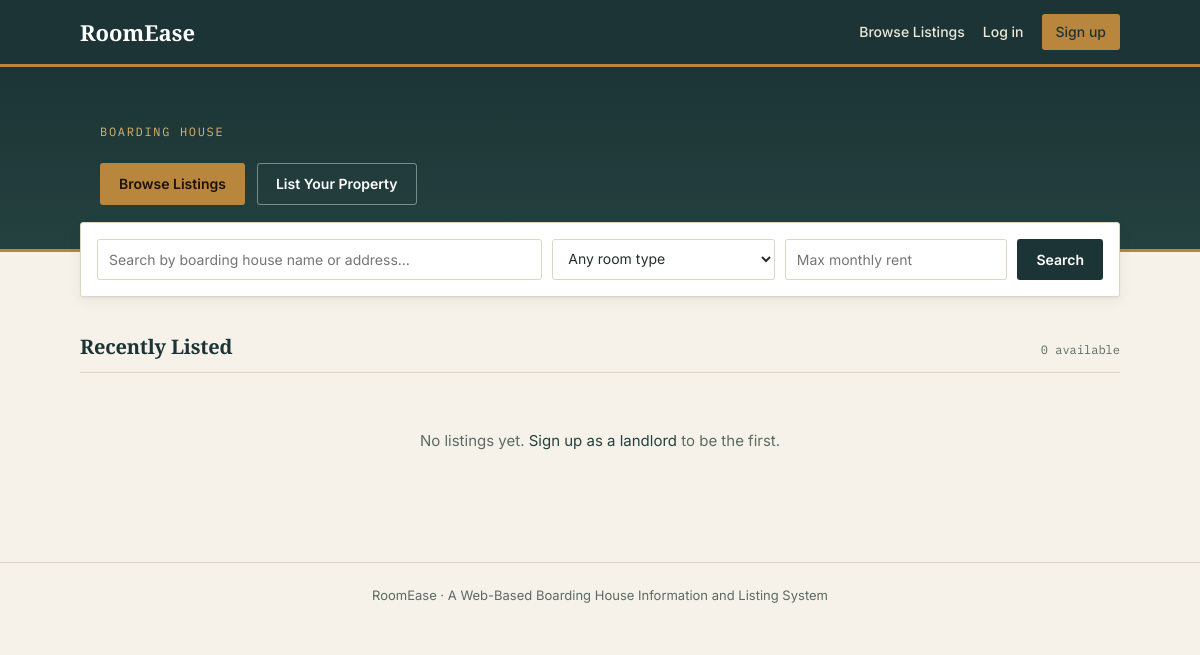
Before: / with the older database file.
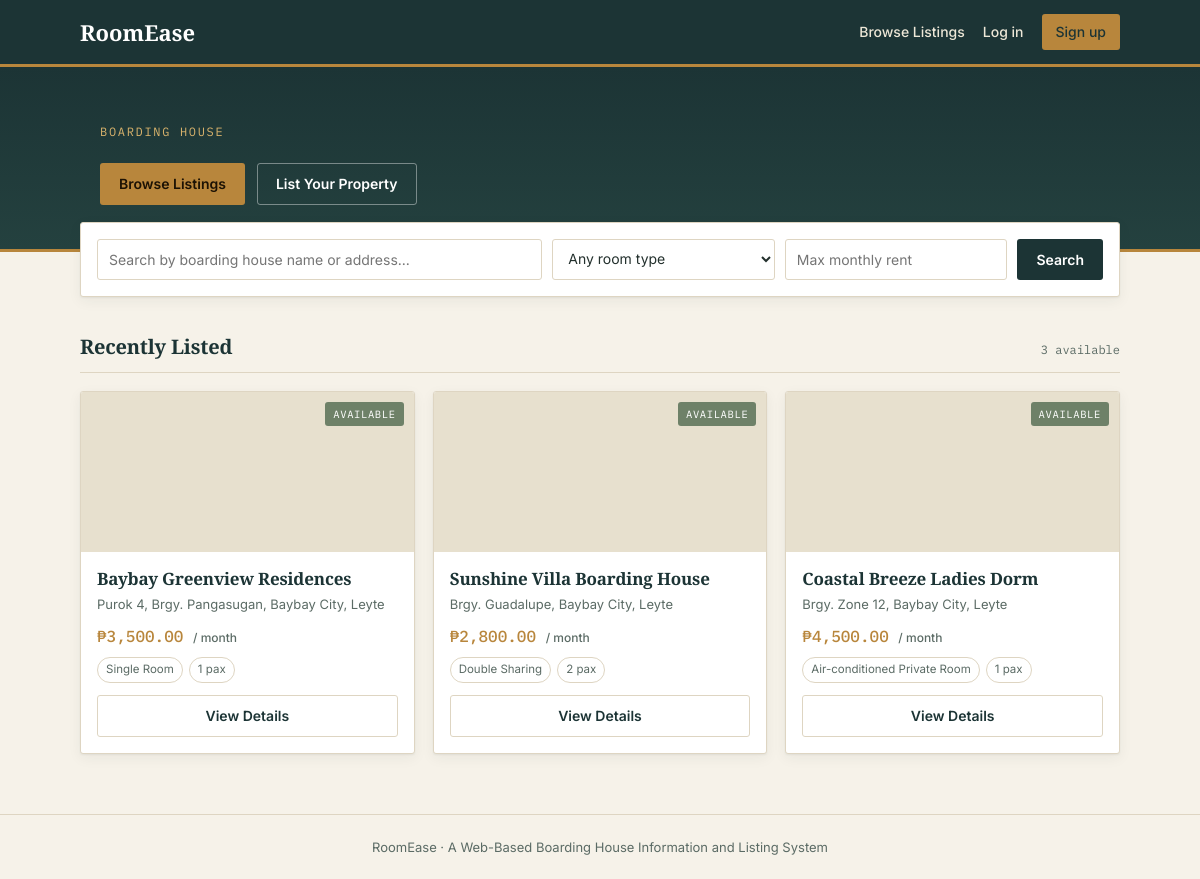
After: the same page with the newer database file.
### tables this page shows
CREATE TABLE boarding_houses (
    boarding_house_id   INT AUTO_INCREMENT PRIMARY KEY,
    landlord_id         INT NOT NULL,
    name                VARCHAR(150) NOT NULL,
    address             TEXT NOT NULL,
    monthly_rent        DECIMAL(10, 2) NOT NULL,
    room_type           VARCHAR(50) DEFAULT NULL,
    room_capacity       INT NOT NULL DEFAULT 1,
    availability_status ENUM('available', 'unavailable') NOT NULL DEFAULT 'available',
    description         TEXT DEFAULT NULL,
    contact_number      VARCHAR(50) DEFAULT NULL,
    house_rules         TEXT DEFAULT NULL,
    created_at          TIMESTAMP NOT NULL DEFAULT CURRENT_TIMESTAMP,
    updated_at          TIMESTAMP NOT NULL DEFAULT CURRENT_TIMESTAMP ON UPDATE CURRENT_TIMESTAMP,
    CONSTRAINT fk_bh_landlord FOREIGN KEY (landlord_id)
        REFERENCES users(user_id) ON DELETE CASCADE
);

### includes/functions.php (called while the page is built, shortened)
<?php
function h($value) {
    return htmlspecialchars($value ?? '', ENT_QUOTES, 'UTF-8');
}
function base_url($path = '') {
    static $base = null;
    if ($base === null) {
        $script = $_SERVER['SCRIPT_NAME'] ?? '';
        $appRoot = preg_replace('#/(auth|landlord|boarder|admin)/[^/]*$#', '', $script);
        if ($appRoot === $script) {
            $appRoot = rtrim(dirname($script), '/');
        }
        $base = $appRoot;
    }
    return $base . '/' . ltrim($path, '/');
}
function is_logged_in() {
    return isset($_SESSION['user_id']);
}
function peso($amount) {
    return '₱' . number_format((float) $amount, 2);
}

### index.php (the view, shortened to what this page needs)
<?php
require __DIR__ . '/config/db.php';
require __DIR__ . '/includes/functions.php';
$stmt = $pdo->query(
    "SELECT bh.*,
        (SELECT image_path FROM images img WHERE img.boarding_house_id = bh.boarding_house_id
            ORDER BY is_primary DESC, image_id ASC LIMIT 1) AS cover_photo
     FROM boarding_houses bh
     WHERE bh.availability_status = 'available'
     ORDER BY bh.created_at DESC
     LIMIT 6"
);
$featured = $stmt->fetchAll();
require __DIR__ . '/includes/header.php';
?>
<div class="hero" style="margin: -26px calc(-50vw + 50%) 0; padding-left: calc(50vw - 50%); padding-right: calc(50vw - 50%);">
  <div class="container">
    <div class="eyebrow">Boarding House</div>
    <div class="hero-actions">
      <a href="<?= base_url('boarder/browse.php') ?>" class="btn btn-brass">Browse Listings</a>
      <?php if (!is_logged_in()): ?>
        <a href="<?= base_url('auth/register.php') ?>" class="btn" style="background:transparent;color:#fff;border:1px solid rgba(255,255,255,0.4);">List Your Property</a>
      <?php endif; ?>
    </div>
  </div>
</div>
<div class="search-bar container">
  <form method="get" action="<?= base_url('boarder/browse.php') ?>" style="display:contents;">
    <input type="text" name="q" placeholder="Search by boarding house name or address...">
    <select name="room_type">
      <option value="">Any room type</option>
    </select>
    <input type="number" name="max_rent" placeholder="Max monthly rent">
    <button type="submit" class="btn btn-primary">Search</button>
  </form>
</div>
<div class="section-head">
  <h2>Recently Listed</h2>
  <span class="count-tag"><?= count($featured) ?> available</span>
</div>
<?php if (!$featured): ?>
  <div class="empty-state">
    No listings yet. <?= is_logged_in() ? '' : '<a href="' . base_url('auth/register.php') . '">Sign up as a landlord</a> to be the first.' ?>
  </div>
<?php else: ?>
  <div class="listing-grid">
    <?php foreach ($featured as $l): ?>
      <a href="<?= base_url('boarder/view_listing.php?id=' . $l['boarding_house_id']) ?>" class="listing-card" style="text-decoration:none;color:inherit;">
        <div class="listing-photo" style="<?= $l['cover_photo'] ? "background-image:url('" . h(base_url($l['cover_photo'])) . "')" : '' ?>">
          <span class="status-badge status-available">Available</span>
        </div>
        <div class="listing-body">
          <h3><?= h($l['name']) ?></h3>
          <div class="listing-addr"><?= h($l['address']) ?></div>
          <div class="listing-rent"><?= peso($l['monthly_rent']) ?> <span>/ month</span></div>
          <div class="tag-row">
            <?php if ($l['room_type']): ?>
              <span class="tag"><?= h($l['room_type']) ?></span>
            <?php endif; ?>
            <span class="tag"><?= (int)$l['room_capacity'] ?> pax</span>
          </div>
          <span class="btn btn-ghost btn-block">View Details</span>
        </div>
      </a>
    <?php endforeach; ?>
  </div>
<?php endif; ?>
<?php require __DIR__ . '/includes/footer.php'; ?>

### includes/header.php (shortened to what this page needs)
<!DOCTYPE html>
<html lang="en">
<head>
<link rel="stylesheet" href="<?= base_url('assets/css/style.css') ?>">
</head>
<body>
<div class="topbar">
  <div class="container">
    <div class="brand">
      RoomEase
    </div>
    <nav class="nav">
      <a href="<?= base_url('boarder/browse.php') ?>">Browse Listings</a>
      <?php if (is_logged_in()): ?>
        <?php if (current_role() === 'landlord'): ?>
          <a href="<?= base_url('landlord/dashboard.php') ?>">My Listings</a>
          <a href="<?= base_url('landlord/add_listing.php') ?>" class="btn-nav">+ Add Listing</a>
        <?php elseif (is_admin()): ?>
          <a href="<?= base_url('admin/dashboard.php') ?>">Admin Panel</a>
        <?php elseif (current_role() === 'boarder'): ?>
        <?php endif; ?>
        <span class="role-tag"><?= h(current_role()) ?></span>
        <a href="<?= base_url('auth/profile.php') ?>">Profile</a>
        <a href="<?= base_url('auth/logout.php') ?>">Log out</a>
      <?php else: ?>
        <a href="<?= base_url('auth/login.php') ?>">Log in</a>
        <a href="<?= base_url('auth/register.php') ?>" class="btn-nav">Sign up</a>
      <?php endif; ?>
    </nav>
  </div>
</div>
<div class="container" style="padding-top:26px;">

### includes/footer.php
</div>
<footer>
  RoomEase &middot; A Web-Based Boarding House Information and Listing System
</footer>
</body>
</html>

Changed rows visible on the page:
added boarding_houses: name "Baybay Greenview Residences", address "Purok 4, Brgy. Pangasugan, Baybay City, Leyte", monthly_rent "₱3,500.00", room_type "Single Room", room_capacity "1"
added boarding_houses: name "Sunshine Villa Boarding House", address "Brgy. Guadalupe, Baybay City, Leyte", monthly_rent "₱2,800.00", room_type "Double Sharing", room_capacity "2"
added boarding_houses: name "Coastal Breeze Ladies Dorm", address "Brgy. Zone 12, Baybay City, Leyte", monthly_rent "₱4,500.00", room_type "Air-conditioned Private Room", room_capacity "1"
Other visible differences:
count($featured): "0" → "3"
text no longer shown: "No listings yet. Sign up as a landlord to be the first."
